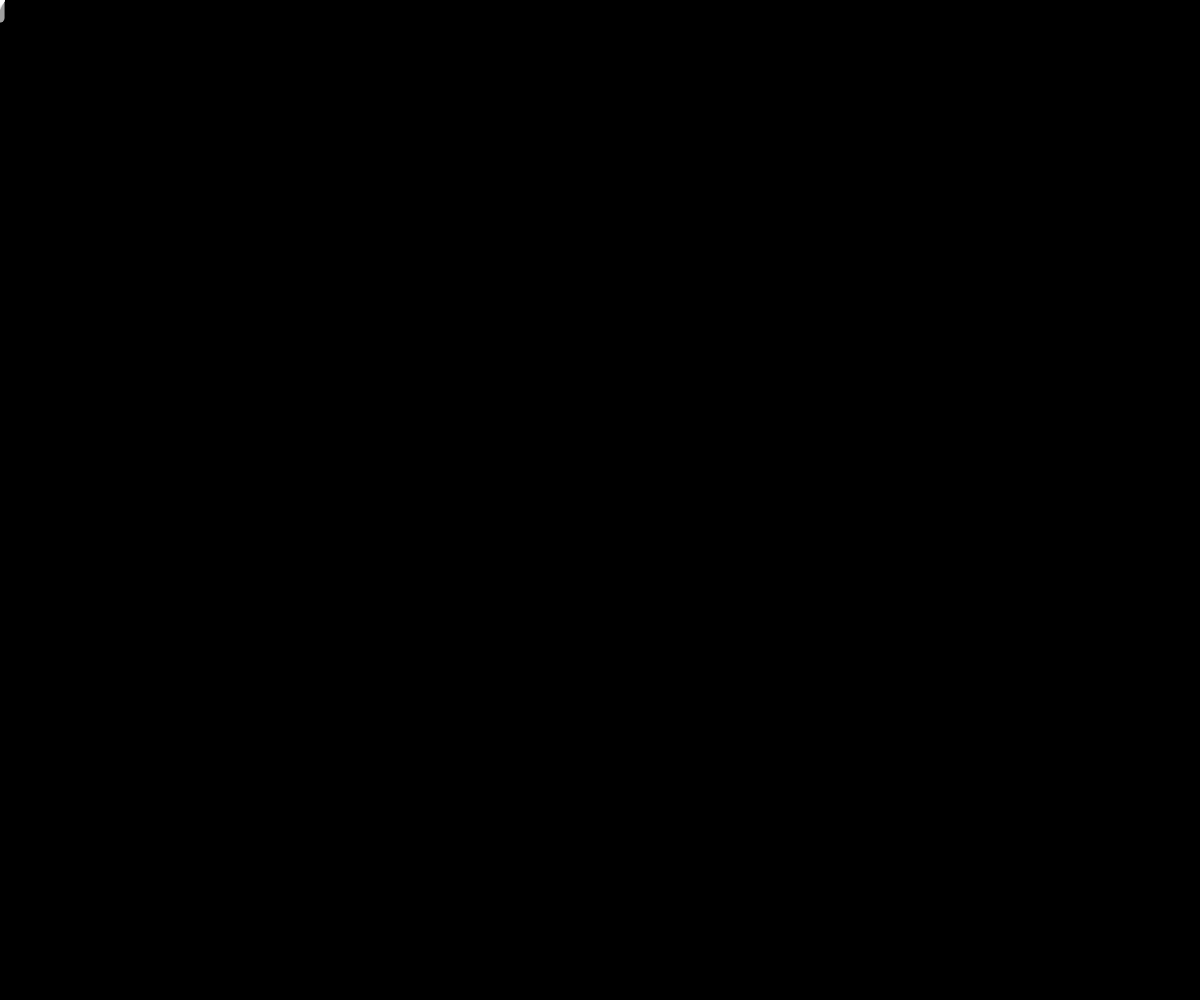
Frame 1 (no input)
Frame 60 (no input): identical to frame 1, image omitted
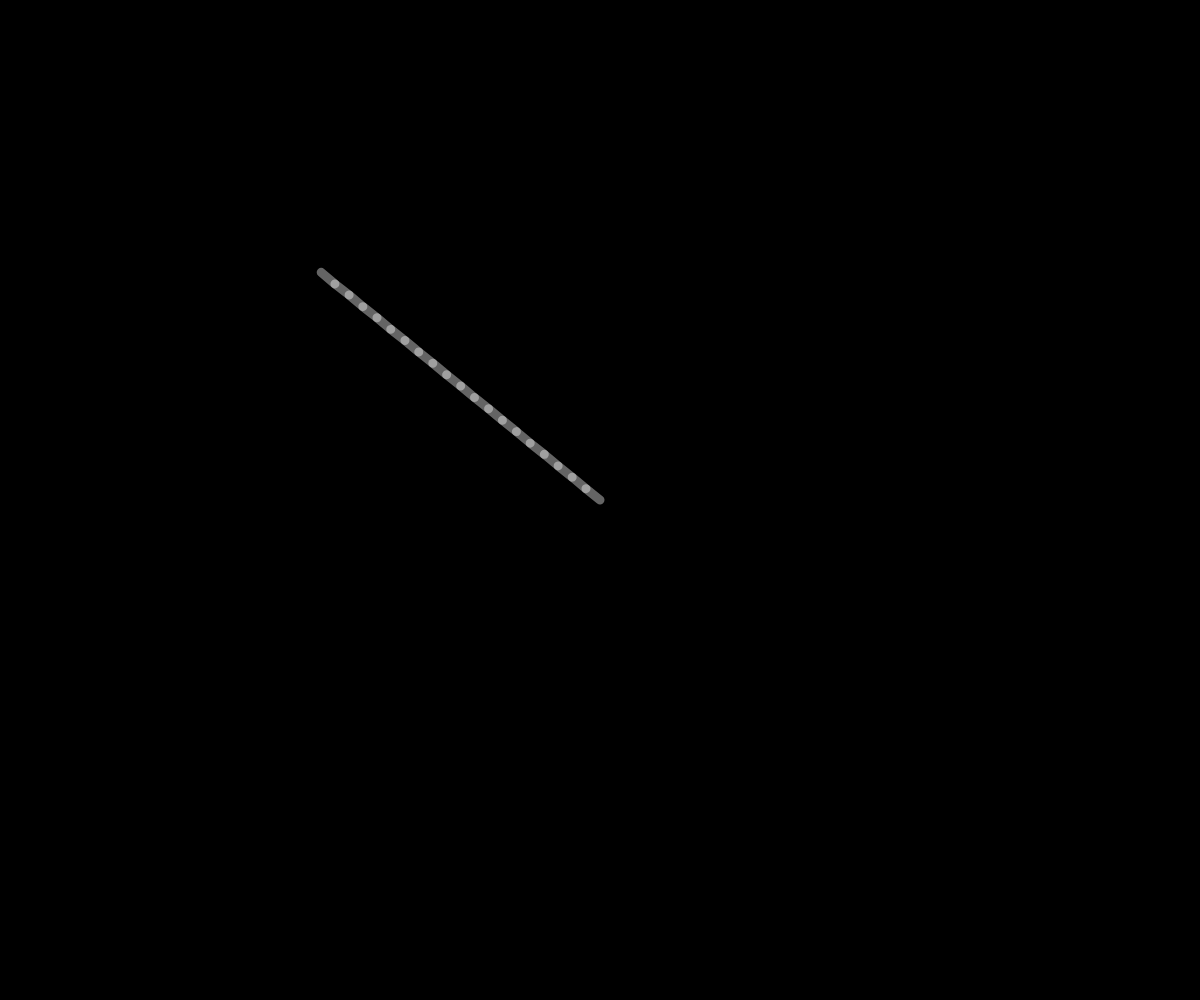
Frame 120 (the mouse pressed at the canvas centre since frame 60)

The p5.js sketch that drew these frames (run headless with seeded random() and noise() and a simulated clock; from frame 60 on, the mouse is pressed at the canvas centre):

// p5.js sketch
// ── sketch.js
var x = [],
  y = [],
  segNum = 20,
  segLength = 18;

for (var i = 0; i < segNum; i++) {
  x[i] = 0;
  y[i] = 0;
}

function setup() {
  createCanvas(windowWidth,windowHeight);
  strokeWeight(9);
  stroke(255, 100);
}

function draw() {
  background(0);
  dragSegment(0, mouseX, mouseY);
  for( var i=0; i<x.length-1; i++) {
    dragSegment(i+1, x[i], y[i]);
  }
}

function dragSegment(i, xin, yin) {
  var dx = xin - x[i];
  var dy = yin - y[i];
  var angle = atan2(dy, dx);
  x[i] = xin - cos(angle) * segLength;
  y[i] = yin - sin(angle) * segLength;
  segment(x[i], y[i], angle);
}

function segment(x, y, a) {
  push();
  translate(x, y);
  rotate(a);
  line(0, 0, segLength, 0);
  pop();
}


function windowResized() {
  resizeCanvas(windowWidth,windowHeight)
}
